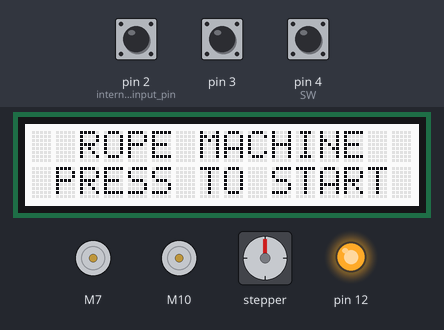
A sketch run on a simulated Arduino Uno, built with avr-gcc and run on an emulated ATmega328P. On the bench: 16×2 character LCD, 2 × DC motor (green arrow = forward, orange = backward, longer = faster), stepper motor, output pins drawn as LEDs (lit = HIGH). Inputs (shaded band) come from the test bench; at power-on: pin 4 (SW) HIGH, pin 3 HIGH, pin 2 (internal_pullup_input_pin) HIGH. Stepper angles assume 3200 steps per turn; what the sketch prints to the serial monitor is not drawn.

Above: at 1.2 s.
1.3 s: pin 4 (SW) pulled LOW for 0.15 s
At 1.8 s:
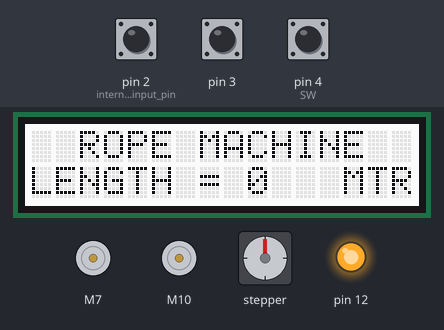
2.9 s: pin 3 pulled LOW for 0.15 s
At 3.4 s:
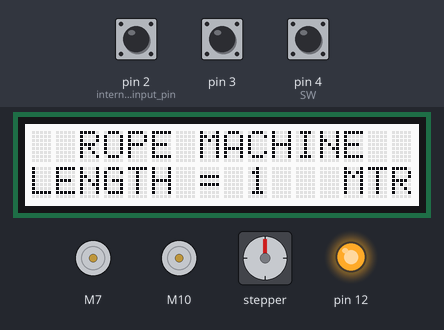
4.5 s: pin 4 (SW) pulled LOW for 1 s
At 4.66 s:
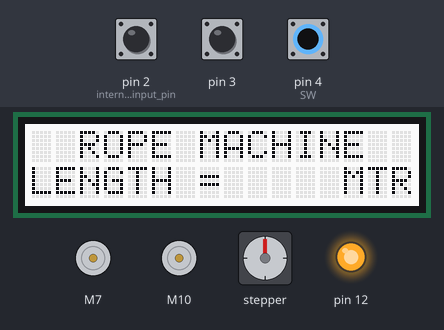
7.0 s: pin 2 (internal_pullup_input_pin) pulled LOW for 0.15 s
At 7.6 s:
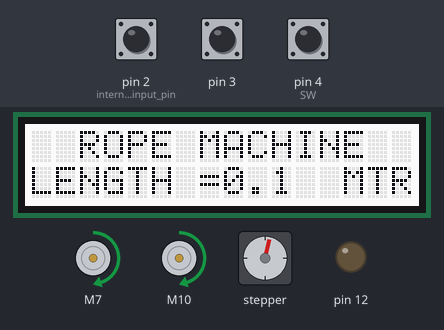
10.1 s: pin 2 (internal_pullup_input_pin) pulled LOW for 1 s
At 17.47 s:
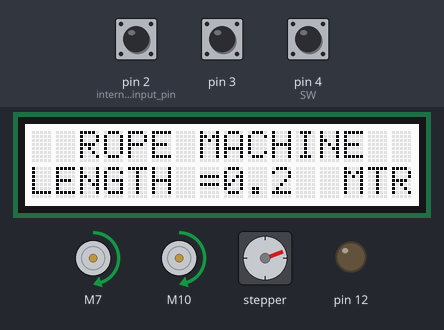
Timing chart, 0 to 31.5 s (numbered marks = the images above; inputs shaded):
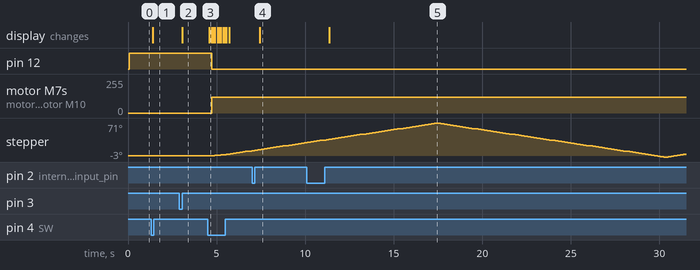

Measured:
- after the input at 1.3 s, the display: changes after 0.08 s (image 1)
- after the input at 2.9 s, the display: changes after 0.16 s (image 2)
- after the input at 4.5 s, pin 12: HIGH → LOW after 0.23 s; motor M7, motor M10: stopped → forward 120/255 after 0.24 s; stepper: keeps turning clockwise at about 5°/s, starting after 0.41 s; the display: changes after 0.08 s (image 3)
- after the input at 7.0 s, the display: changes after 0.44 s (image 4)
- after the input at 10.1 s, the display: changes after 1.3 s (image 5)

The sketch:

Robotic_car.ino
```cpp
#include <Wire.h>
#include "rgb_lcd.h"
rgb_lcd lcd;
#include <L298N.h>
#include "BasicStepperDriver.h"
#define MOTOR_STEPS 200
#define RPM 1
#define DIR A0
#define STEP A1
#define MICROSTEPS 16
BasicStepperDriver stepper(MOTOR_STEPS, DIR, STEP);
const unsigned int IN1_A = 7;
const unsigned int IN2_A = 8;
const unsigned int IN1_B = 10;
const unsigned int IN2_B = 11;
const unsigned int EN = 9;
L298N motor1(EN, IN1_A, IN2_A);
L298N motor2(EN, IN1_B, IN2_B);
#define SW 4
int flag = 0;
int pin = 3;
int pulse = 0;
int last = 0;
int current = 0;
int state = 0;
int state1 = 0;
int count = 0;
int x = 0;
int y = 0;
int z = 0;
int k = 0;
volatile long temp, counter, knob = 0; //This variable will increase or decrease depending on the rotation of encoder
int a = 0;
int b = 0;
int c = 0;
int d = 70;
void setup() {
  Serial.begin (9600);
  lcd.begin(16, 2);
  motor1.setSpeed(120);
  motor2.setSpeed(120);
  pinMode(12, OUTPUT);
  digitalWrite(12,HIGH);
  pinMode(SW, INPUT_PULLUP);
  pinMode(2, INPUT_PULLUP); // internal pullup input pin 2
  pinMode(3, INPUT_PULLUP); // internalเป็น pullup input pin 3
  attachInterrupt(0, ai0, RISING);
  attachInterrupt(1, ai1, RISING);
  lcd.setCursor(0, 0);
  lcd.print ("  ROPE MACHINE  ");
  lcd.setCursor(0, 1);
  lcd.print (" PRESS TO START ");
  motor1.stop();
  motor2.stop();
  stepper.begin(RPM, MICROSTEPS);

  }

  void loop() {
if (!digitalRead(SW)){
   delay(50);
flag = 2;
lcd.clear();
lcd.setCursor(0, 0);
  lcd.print ("  ROPE MACHINE  ");
  lcd.setCursor(0, 1);
  lcd.print ("LENGTH = ");
  lcd.setCursor(13, 1);
  lcd.print ("MTR ");
}

    if (flag == 2){

 lcd.setCursor(9, 1);
  lcd.print (state);

  if (pulse != last){
    state ++;
    pulse = last;
    delay(10);
   }
//Serial.print(state1/100);
//Serial.print(" , ");
//Serial.println(state);

    }
if (state > 0 && !digitalRead(SW)){
  delay(50);

  flag = 3;
  lcd.clear();
  lcd.setCursor(0, 0);
  lcd.print ("  ROPE MACHINE  ");
  lcd.setCursor(0, 1);
  lcd.print ("LENGTH = ");
  lcd.setCursor(13, 1);
  lcd.print ("MTR ");
  state1 = 0;
}

if (flag == 3){

  roation();
  stepper.rotate(c);
  digitalWrite(12,LOW);
  motor1.forward();
  motor2.forward();
  if (state1>100){
    state1=0;
    count++;
    lcd.clear();
    lcd.setCursor(0, 0);
  lcd.print ("  ROPE MACHINE  ");
  lcd.setCursor(0, 1);
  lcd.print ("LENGTH = ");
  lcd.setCursor(13, 1);
  lcd.print ("MTR ");
  }

lcd.setCursor(8, 1);
lcd.print (count);
lcd.setCursor(9, 1);
lcd.print (".");
lcd.setCursor(10, 1);
lcd.print (state1);

  if( counter != temp ){
  state1 ++;
  counter = temp;
  }

  if ( count == state){
    flag = 4;
    motor1.stop();
    motor2.stop();
    digitalWrite(12,HIGH);

  }

}


}


  void ai0() {

  counter++;
  }

  void ai1() {

  pulse ++;
  }

  void roation(){
  if ( a < 80 && b == 0){
    a++;
   c = 1;
  }

  if (a > 79 && b == 0){
    b = 1;
  }

  if (a < 0 && b == 1){
    b = 0;
  }


  if (b == 1){
    a--;
    c=-1;
  }
Serial.println(c);
}
```
